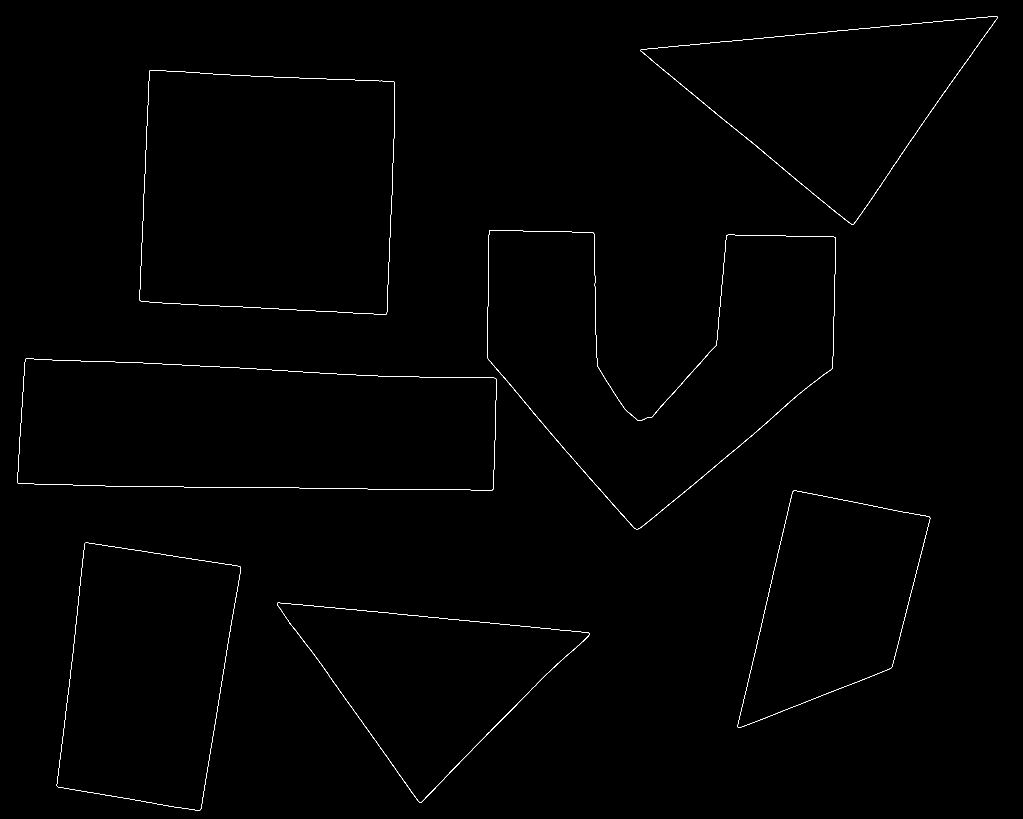
#> input picture AS2/shapes-01-canny-edges.png, 3068 x 2457 px, found by its file name (shown at 1/3 size)
$ jupyter execute --allow-errors AS2.ipynb   (older library calls are emulated)
#> lines starting #> are read from the running program, lines starting #| are printed output that depends on the picture
CS512 - Computer Vision - Assignment 2

Submitted by-

Tushar Gwal A20449419

# Question 1: Add Gaussian Noise and Compute SNR

[cell 1]
import cv2
import numpy as np
import matplotlib.pyplot as plt

# Load the image and convert to grayscale
image = cv2.imread('/content/MainAfter.webp', cv2.IMREAD_GRAYSCALE)
#> (the rest of this cell did not finish here and is left out)

# Question 2. Implement a Convolution Filter for Smoothing

[cell 2]
import cv2
import numpy as np
import matplotlib.pyplot as plt
import time


def manual_convolution(image, kernel):
     ih, iw = image.shape      #ih is image height, iw is image width
     kh, kw = kernel.shape     #kh is kernel height, kw is kernel widt
     ph = kh // 2     #ph is pad height
     pw = kw // 2     #pw is pad width
     pad = np.pad(image, ((ph, ph), (pw, pw)), mode='constant', constant_values=0)   #Zero padding
     output_image = np.zeros((ih, iw))
     for i in range(ih):          #convolution_loop
        for j in range(iw):
            roi = pad[i:i+kh, j:j+kw]
            output_image[i, j] = np.sum(roi * kernel)
     return output_image

# Load the image and convert it to grayscale
image = cv2.imread('/content/MainAfter.webp', cv2.IMREAD_GRAYSCALE)

# Define a 3x3 averaging filter (kernel)
kernel = np.ones((3, 3)) / 9.0

# Time the manual convolution implementation
start_manual = time.time()
#> (the rest of this cell did not finish here and is left out)

Performance Difference:

*   Manual convolution is relatively slow as this method iterates (loops) through each pixel and performs convolution by extracting regions and multiplying them by the kernel.

* Whereas, OpenCV's Convolution
takes advantage of parallelization and other optimizations, making it much faster than the manual implementation.

# Question 3. Convolution with Stride

[cell 3]
import cv2
import numpy as np
import matplotlib.pyplot as plt
import time

# Function for convolution with stride and zero padding
def convolution_with_stride(image, kernel, stride=2):
    ih, iw = image.shape      #ih is image height, iw is image width
    kh, kw = kernel.shape     #kh is kernel height, kw is kernel widt
    ph = kh // 2     #ph is pad height
    pw = kw // 2     #pw is pad width
    pad = np.pad(image, ((ph, ph), (pw, pw)), mode='constant', constant_values=0)   #Zero padding
    oh = (ih - kh) // stride + 1  #output height
    ow = (iw - kw) // stride + 1    #output width
    output_image = np.zeros((oh, ow))
    for i in range(0, ih - kh + 1, stride):             #convolution loop
        for j in range(0, iw - kw + 1, stride):
            roi = pad[i:i+kh, j:j+kw]
            output_image[i//stride, j//stride] = np.sum(roi * kernel)
    return output_image

# Load the image and convert it to grayscale
image = cv2. imread ('/content/MainAfter.webp', cv2.IMREAD_GRAYSCALE)

# Define a 3x3 averaging filter (kernel) as an argument
kernel = np.ones ( (3, 3)) / 9.0

# Apply the convolution
#> (the rest of this cell did not finish here and is left out)

Observation:

*  If the stride is larger, the output image will be smaller because fewer positions of the kernel will be applied across the image.
*  A smaller stride means more overlap in the convolution and an output closer in size to the original image.

# Question 4. Compute and apply a Gaussian Smoothing Filter

[cell 4]
import cv2
import numpy as np
import matplotlib.pyplot as plt

# Function to generate a 2D Gaussian kernel
def gaussian_kernel(size, sigma):
    x = np.linspace(-size // 2 + 1, size // 2, size)
    y = np.linspace(-size // 2 + 1, size // 2, size)
    x, y = np.meshgrid(x, y)
    k = np.exp(-(x**2 + y**2) / (2 * sigma**2))
    kernel = k / np.sum(k)
    return kernel

# Load the image and convert to grayscale
image = cv2. imread ('/content/MainAfter.webp', cv2. IMREAD_GRAYSCALE)

# Generate and display the 2D Gaussian kernel
kernel_size = 5 # 5x5 kernel
sigma = 1.0 # Standard deviation for the Gaussian
gaussian_kernel_2d = gaussian_kernel(kernel_size, sigma)
print ("Gaussian Kernel (5x5): \n", gaussian_kernel_2d)

# Apply the Gaussian filter to the image using OpenCV's filter2D
#> (the rest of this cell did not finish here and is left out)

Reasoning:

* In general, the standard deviation should be less than or equal to half the filter size. therefore, for a 5x5 filter, upper limit for 𝜎 should be 2.0. If 𝜎 is too large, the Gaussian function spreads out too much, making the filter act more like an averaging filter, which might reduce its smoothing effect.

# Question 5. Gaussian Pyramid Construction

[cell 5]
# Compute Gaussian pyramid
def gaussian_pyramid(image, levels=3):
#> called with levels = 3
    pyramid = [image]                #original image
    for i in range(0, levels-1):
        pyramid.append(cv2.pyrDown(image))
    return pyramid

# Load the image and convert to grayscale
image = cv2. imread ('/content/MainAfter.webp', cv2.IMREAD_GRAYSCALE)

# Display pyramid with resized layers
#> (the rest of this cell did not finish here and is left out)

Observation:
* We can see that each successive pyramid layer is a downsampled
version of the previous layer, with a reduced resolution.
*  The downsampled layers have a blurred appearance because Gaussian filtering is applied during the downsampling process.

# Question 6. Image Gradients and Histogram of Gradient Directions

[cell 6]
import cv2
import numpy as np

# Load the image
image = cv2. imread('/content/Circle-DRAWING-–-STEP-10.jpg', cv2.IMREAD_GRAYSCALE)

# Compute gradients
#> (the rest of this cell did not finish here and is left out)

Observation:

*   The gradient vectors show where the image changes, like around edges. By focusing on strong gradients, we can highlight the most important edges. The histogram of gradient directions shows the angles of these edges, helping us understand the main shapes in the image.
*   Simple shapes like squares or circles produce clear gradient directions which is why i have used here a simple circle image.

# Question 7. Gaussian Derivatives Gradients

[cell 7]
import cv2
import numpy as np
import matplotlib.pyplot as plt

# Function to generate a 1D Gaussian kernel
def gaussian_1d(size, sigma):
     x = np.linspace(-size // 2 + 1, size // 2, size)
     k = np.exp(-(x**2) / (2 * sigma**2))
     kernel = k / np.sum(k)
     return kernel

# Function to generate a 1D Gaussian derivative kernel
def gaussian_derivative_1d(size, sigma):
    x = np.linspace(-size // 2 + 1, size // 2, size)
    k = -x * np.exp(-(x**2) / (2 * sigma**2))
    kernel = k / np.sum(np.abs(k))
    return kernel

# Define parameters for Gaussian filters
kernel_size = 5
sigma = 1.0

# Compute 1D filters
gaussian_x = gaussian_1d(kernel_size, sigma).reshape(1, -1)
gaussian_y = gaussian_1d(kernel_size, sigma).reshape(-1, 1)
gaussian_derivative_x = gaussian_derivative_1d(kernel_size, sigma).reshape(1, -1)
gaussian_derivative_y = gaussian_derivative_1d(kernel_size, sigma).reshape(-1, 1)

# Load the image and convert it to grayscale
image = cv2. imread ('/content/shapes-01-canny-edges.png', cv2. IMREAD_GRAYSCALE)
#> image: shape (2457, 3068); 0.29% white in thin lines or dots

# Detect X derivative (Separable convolution)
image_x_derivative = cv2.filter2D(image, -1, gaussian_derivative_x)  # Convolving image with the Gaussian derivative in the x direction - (X derivative)
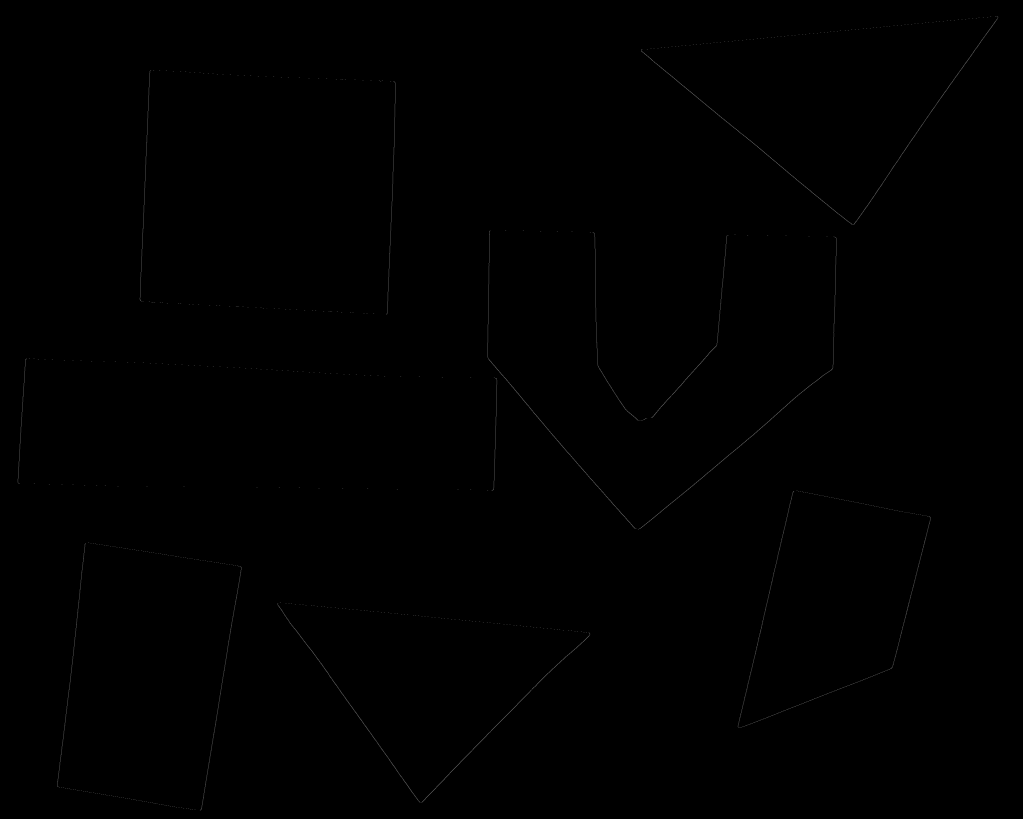
#> image_x_derivative: shape (2457, 3068) (shown at 1/3 size); min 0, max 127, mean 0.3
image_x_derivative = cv2.filter2D(image_x_derivative, -1, gaussian_y)  # Smoothing along y direction

# Detect Y derivative (Separable convolution)
image_y_derivative = cv2.filter2D(image, -1, gaussian_derivative_y)  # Convolving image with the Gaussian derivative in the y direction - (Y derivative)
image_y_derivative = cv2.filter2D(image_y_derivative, -1, gaussian_x)  #  Smoothing along x direction

# Display the results
plt.figure(figsize=(15, 5))
plt.subplot (1, 3, 1)
plt.imshow(image, cmap='gray')
plt.title("Original Grayscale Image")
plt.subplot (1, 3, 2)
plt.imshow (image_x_derivative, cmap='gray')
plt.title("X Derivative (Gaussian)")
plt.subplot(1, 3, 3)
plt.imshow(image_y_derivative, cmap='gray')
plt.title("Y Derivative (Gaussian)")
plt.show()
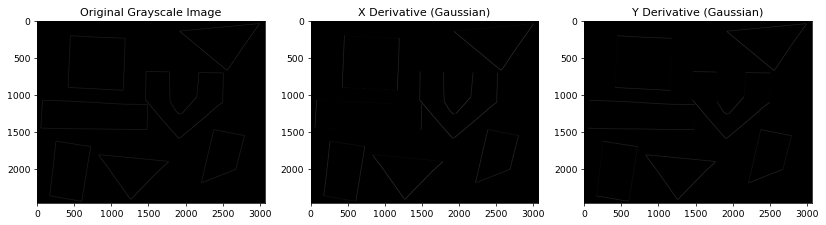
#> figure drawn by matplotlib, 3 panels

Observation:

*   The output shows the X and Y derivatives highlighting edges in different directions. The X derivative shows vertical edges, and the Y derivative shows horizontal edges.

*   This method captures smooth and well-defined edges without adding noise, making it great for finding transitions in images.

# Question 8. Laplacian of Gaussian (LoG) Filtering

[cell 8]
import cv2
import numpy as np
import matplotlib.pyplot as plt
from scipy import ndimage

# Function to create a Laplacian of Gaussian filter
def laplacian_of_gaussian(size, sigma):
    x = np.linspace(-size // 2 + 1, size // 2, size)
    y = np.linspace(-size // 2 + 1, size // 2, size)
    x, y = np.meshgrid(x,y)
    norm = (x**2 + y**2) / (2.0 * sigma**2)
    g = np.exp(-norm) / (2.0 * np.pi * sigma**2)
    k = ((norm - 1.0) / (sigma**4)) * g
    kernel = k - np.mean(k)
    return kernel

# Apply the LoG filter to the image
def apply_log(image, size, sigma):
  log_filter = laplacian_of_gaussian (size, sigma)

$ run again, with AS1/WhatsApp Image 2024-09-18 at 15.53.26_19bb74df.jpg saved as AS2/shapes-01-canny-edges.png
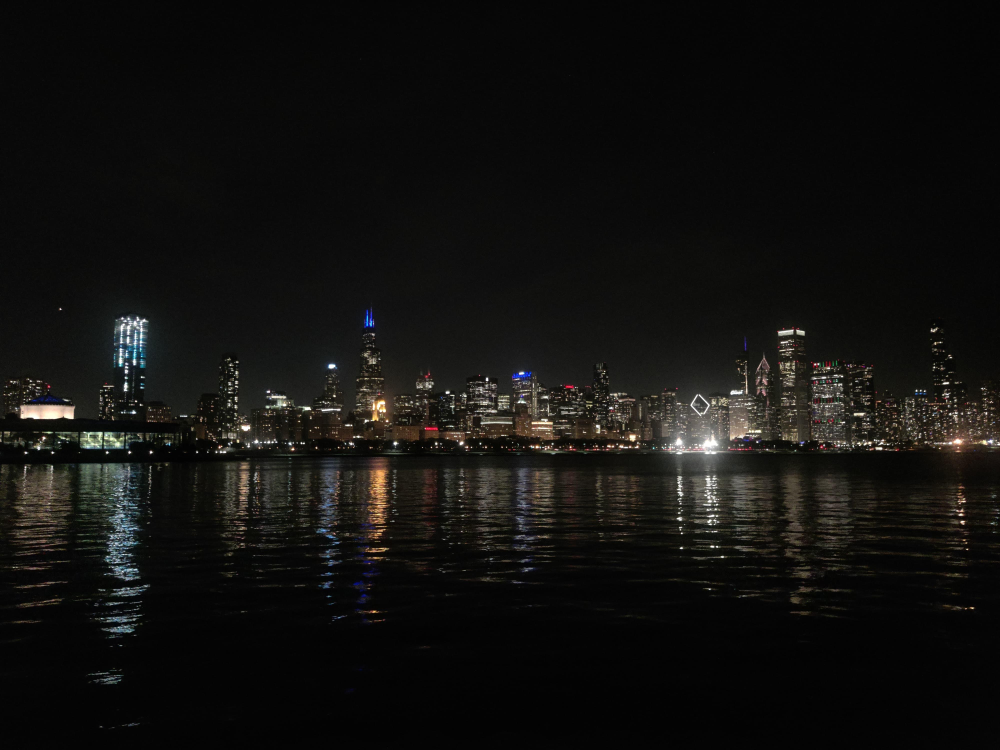
#> input picture AS1/WhatsApp Image 2024-09-18 at 15.53.26_19bb74df.jpg, 4000 x 3000 px, found by its file name (shown at 1/4 size)
#> `plt.show()`:
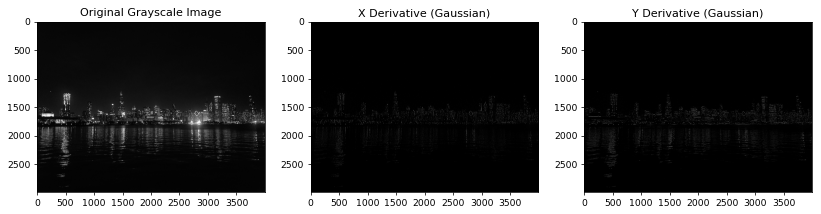
#> figure drawn by matplotlib, 3 panels
